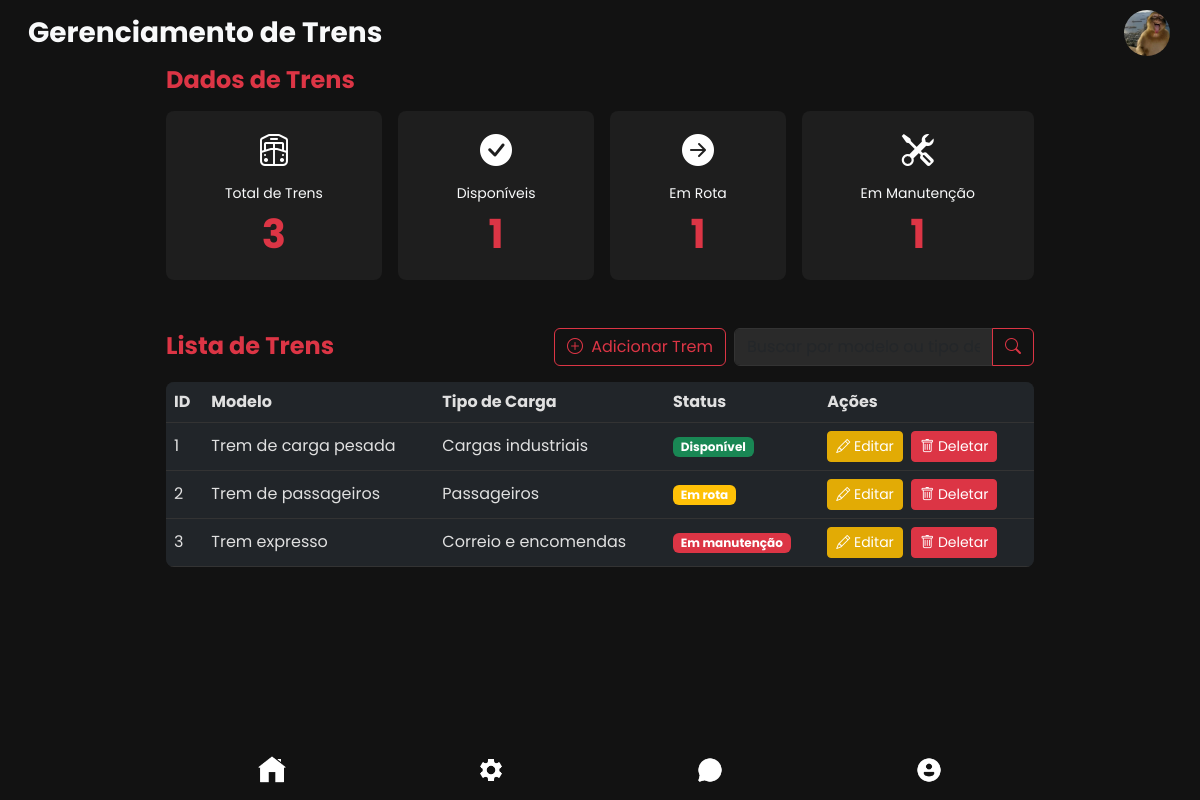
Screenshot of /public/adm/trens.php (signed in) with the database file from the repository.
### tables this page shows
CREATE TABLE Trens (
    id INT PRIMARY KEY AUTO_INCREMENT,
    modelo VARCHAR (50) NOT NULL,
    tipo_carga VARCHAR(50) NOT NULL,
    status ENUM('Disponível', 'Em rota', 'Em manutenção')
);

### public/adm/trens.php (the view, shortened to what this page needs)
<?php
require "../../config/bd.php";
$stmt_total = $conn->prepare("SELECT COUNT(*) as total FROM Trens");
$stmt_total->execute();
$total_trens = $stmt_total->get_result()->fetch_assoc()['total'];
$stmt_disponiveis = $conn->prepare("SELECT COUNT(*) as total FROM Trens WHERE status = 'Disponível'");
$stmt_disponiveis->execute();
$trens_disponiveis = $stmt_disponiveis->get_result()->fetch_assoc()['total'];
$stmt_em_rota = $conn->prepare("SELECT COUNT(*) as total FROM Trens WHERE status = 'Em rota'");
$stmt_em_rota->execute();
$trens_em_rota = $stmt_em_rota->get_result()->fetch_assoc()['total'];
$stmt_manutencao = $conn->prepare("SELECT COUNT(*) as total FROM Trens WHERE status = 'Em manutenção'");
$stmt_manutencao->execute();
$trens_manutencao = $stmt_manutencao->get_result()->fetch_assoc()['total'];
$busca = $_GET['busca'] ?? '';
$where_clause = !empty($busca) ? "WHERE (t.modelo LIKE ? OR t.tipo_carga LIKE ?)" : "";
$stmt_trens = $conn->prepare("SELECT t.id, t.modelo, t.tipo_carga, t.status
                                   FROM Trens t
                                   $where_clause
                                   ORDER BY t.id ASC
                                   LIMIT 20");
$stmt_trens->execute();
$trens = $stmt_trens->get_result()->fetch_all(MYSQLI_ASSOC);
?>
<!DOCTYPE html>
<html lang="pt-BR">
<head>
    <link href="https://cdn.jsdelivr.net/npm/bootstrap@5.3.0/dist/css/bootstrap.min.css" rel="stylesheet" />
    <link rel="stylesheet" href="https://cdn.jsdelivr.net/npm/bootstrap-icons@1.11.0/font/bootstrap-icons.css">
</head>
<body>
    <header class="bg-transparent">
        <nav class="navbar navbar-expand-lg navbar-dark bg-transparent px-3 py-2">
            <div class="container-fluid">
                <div class="d-flex justify-content-between align-items-center w-100">
                    <div class="text-oi">
                        <h1 class="text-light fw-bold mb-0 fs-3">Gerenciamento de Trens</h1>
                    </div>
                    <div class="pfp">
                        <img src="<?php echo htmlspecialchars($_SESSION['foto'] ?? '../../assets/img/perfil.png'); ?>" alt="Foto de perfil" class="pfp-img" />
                    </div>
                </div>
            </div>
        </nav>
    </header>
    <main class="container px-3" style="max-width: 900px; margin-bottom: 2rem;">
        <div class="stats mb-5">
            <div class="stats-titulo mb-3">
                <h3 class="text-danger fw-bold fs-4">Dados de Trens</h3>
            </div>
            <div class="stats-grid d-flex flex-wrap justify-content-between gap-3">
                <div class="card card-hover d-flex flex-column align-items-center text-center rounded-3 flex-fill p-3">
                    <div class="stat-icon mb-2">
                        <i class="bi bi-train-freight-front"></i>
                    </div>
                    <div class="stat-text w-100">
                        <div class="stat-label text-light small">Total de Trens</div>
                        <div class="stat-number"><?php echo number_format($total_trens); ?></div>
                    </div>
                </div>
                <div class="card card-hover d-flex flex-column align-items-center text-center rounded-3 flex-fill p-3">
                    <div class="stat-icon mb-2">
                        <i class="bi bi-check-circle-fill"></i>
                    </div>
                    <div class="stat-text w-100">
                        <div class="stat-label text-light small">Disponíveis</div>
                        <div class="stat-number"><?php echo number_format($trens_disponiveis); ?></div>
                    </div>
                </div>
                <div class="card card-hover d-flex flex-column align-items-center text-center rounded-3 flex-fill p-3">
                    <div class="stat-icon mb-2">
                        <i class="bi bi-arrow-right-circle-fill"></i>
                    </div>
                    <div class="stat-text w-100">
                        <div class="stat-label text-light small">Em Rota</div>
                        <div class="stat-number"><?php echo number_format($trens_em_rota); ?></div>
                    </div>
                </div>
                <div class="card card-hover d-flex flex-column align-items-center text-center rounded-3 flex-fill p-3">
                    <div class="stat-icon mb-2">
                        <i class="bi bi-tools"></i>
                    </div>
                    <div class="stat-text w-100">
                        <div class="stat-label text-light small">Em Manutenção</div>
                        <div class="stat-number"><?php echo number_format($trens_manutencao); ?></div>
                    </div>
                </div>
            </div>
        </div>
        <div class="atividades mb-5">
            <div class="d-flex justify-content-between align-items-center mb-3">
                <h3 class="text-danger fw-bold fs-4 mb-0">Lista de Trens</h3>
                <div class="d-flex gap-2">
                    <button class="btn btn-outline-danger" onclick="limparModalParaAdicionar()" data-bs-toggle="modal" data-bs-target="#editarModal">
                        <i class="bi bi-plus-circle me-1"></i> Adicionar Trem
                    </button>
                    <div class="input-group" style="max-width: 300px;">
                        <input type="text" class="form-control" id="buscaInput" placeholder="Buscar por modelo ou tipo de carga..." value="<?php echo htmlspecialchars($busca); ?>">
                        <button class="btn btn-outline-danger" type="button" onclick="filtrarTrens()"><i class="bi bi-search"></i></button>
                    </div>
                </div>
            </div>
            <div class="table-responsive">
                <table class="table table-dark table-hover rounded-3 overflow-hidden" id="trensTable">
                    <thead>
                        <tr>
                            <th scope="col">ID</th>
                            <th scope="col">Modelo</th>
                            <th scope="col">Tipo de Carga</th>
                            <th scope="col">Status</th>
                            <th scope="col">Ações</th>
                        </tr>
                    </thead>
                    <tbody>
                        <?php if (!empty($trens)): ?>
                            <?php foreach ($trens as $trem): ?>
                                <tr data-modelo="<?php echo strtolower($trem['modelo']); ?>" data-tipo="<?php echo strtolower($trem['tipo_carga']); ?>">
                                    <td><?php echo $trem['id']; ?></td>
                                    <td><?php echo htmlspecialchars($trem['modelo']); ?></td>
                                    <td><?php echo htmlspecialchars($trem['tipo_carga']); ?></td>
                                    <td>
                                        <?php
                                        $status = $trem['status'];
                                        $badge_class = ($status === 'Disponível') ? 'bg-success' : (($status === 'Em rota') ? 'bg-warning' : 'bg-danger');
                                        ?>
                                        <span class="badge <?php echo $badge_class; ?>"><?php echo $status; ?></span>
                                    </td>
                                    <td>
                                        <button class="btn btn-sm btn-warning me-1" onclick="editarTrem(<?php echo $trem['id']; ?>, '<?php echo htmlspecialchars(addslashes($trem['modelo'])); ?>', '<?php echo htmlspecialchars(addslashes($trem['tipo_carga'])); ?>', '<?php echo htmlspecialchars(addslashes($trem['status'])); ?>')">
                                            <i class="bi bi-pencil"></i> Editar
                                        </button>
                                        <form method="POST" action="model/delete_trens.php?id=<?php echo $trem['id']; ?>" style="display: inline;" onsubmit="return confirm('Deletar este trem? Ação irreversível!');">
                                            <button type="submit" class="btn btn-sm btn-danger"><i class="bi bi-trash"></i> Deletar</button>
                                        </form>
                                    </td>
                                </tr>
                            <?php endforeach; ?>
                        <?php else: ?>
                            <tr>
                                <td colspan="5" class="text-center text-light">Nenhum trem encontrado.</td>
                            </tr>
                        <?php endif; ?>
                    </tbody>
                </table>
            </div>
        </div>
    </main>
    <footer class="rodape position-fixed bottom-0 w-100 py-2 px-3" role="contentinfo" aria-label="Menu de navegação inferior">
        <div class="container d-flex justify-content-around align-items-center" style="max-width: 900px;">
            <a href="home.php" class="footer-icon text-center text-decoration-none p-2" aria-label="Início">
                <img src="../../assets/img/casa.png" alt="Início" />
            </a>
            <a href="gerenciamento.php" class="footer-icon text-center text-decoration-none p-2" aria-label="Gerenciamento">
                <img src="../../assets/img/gerenciamento.png" alt="Gerenciamento" />
            </a>
            <a href="chat.php" class="footer-icon text-center text-decoration-none p-2" aria-label="Chat">
                <img src="../../assets/img/chat.png" alt="Chat" />
            </a>
            <a href="perfil.php" class="footer-icon text-center text-decoration-none p-2" aria-label="Perfil">
                <img src="../../assets/img/perfil.png" alt="Perfil" />
            </a>
        </div>
    </footer>
</body>
</html>

### public/adm/trens.php (style rules this page uses)
body { font-family: 'Poppins', sans-serif; background-color: #121212; color: #e0e0e0; min-height: 100vh; padding-bottom: 70px; }
.card-hover { background-color: #1e1e1e !important; transition: background-color 0.3s ease; border: none; }
.pfp-img { width: 50px; height: 50px; object-fit: cover; border-radius: 50%; border: 2px solid transparent; transition: border-color 0.3s ease; }
.footer-icon img { width: 28px; height: 28px; filter: brightness(0) invert(1); transition: filter 0.3s ease; }
.rodape { background-color: #121212; border: none; box-shadow: none; z-index: 1000; }
.stat-number { font-size: 2.5rem; font-weight: bold; color: #dc3545; }
.stat-icon i { font-size: 2rem; color: #fff; }
.table-dark { background-color: #1e1e1e; }
.table-dark th, .table-dark td { border-color: #333; color: #e0e0e0; vertical-align: middle; }
.table-dark .btn { white-space: nowrap; }
.form-control, .form-select { background-color: #2a2a2a; border-color: #333; color: #e0e0e0; }
.btn-warning { background-color: #e2ab05ff; border-color: #e2ab05ff; color: #fff; }
.btn-danger { background-color: #dc3545; border-color: #dc3545; }

### rows the page displays
trens: id "1", modelo "Trem de carga pesada", tipo_carga "Cargas industriais", status "Disponível"
trens: id "2", modelo "Trem de passageiros", tipo_carga "Passageiros", status "Em rota"
trens: id "3", modelo "Trem expresso", tipo_carga "Correio e encomendas", status "Em manutenção"

### other values shown
$total_trens "3"
$trens_disponiveis "1"
$trens_em_rota "1"
$trens_manutencao "1"
